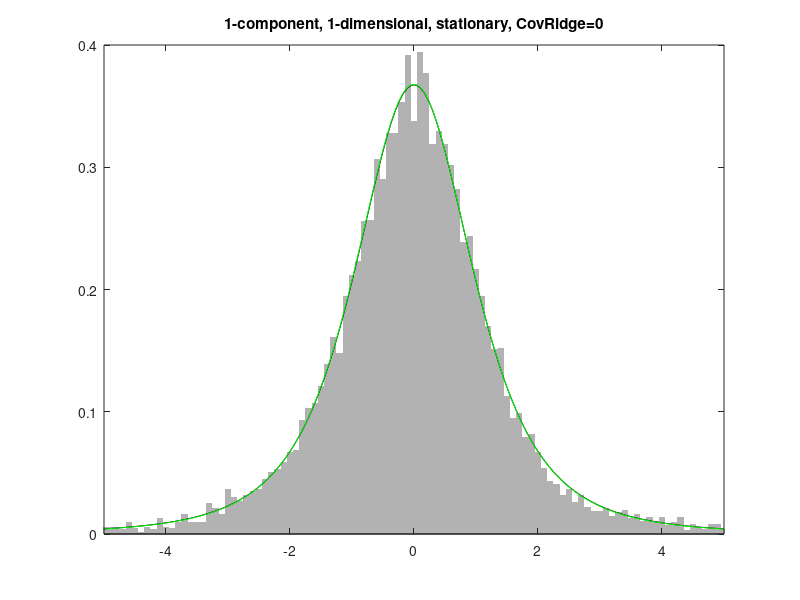

The MATLAB script that drew this image: (Note: this script raises an error after producing the figure.)
% MoKsm test harness for t-distribution parameter estimation

%% Example 1: univariate, single-component, stationary

% Eliminate the regularizing ridge for this example
Df = 3;
DTmu = 60e3;
CovRidge = 0;

% Generate samples with mu = 0, Sigma = 1, and all in the same time bin
N = 1e4;
Y = trnd(Df, 1, N);
t = (DTmu / 2) * ones(1,N);

% Plotting parameters
xlimits = [-5 5];
legend_fmt = '%s: \\mu = %0.2f, \\Sigma = %0.2f, \\nu = %0.2f';

% Plot the histogram and the generating PDF
figure
% histogram
bins = linspace(xlimits(1), xlimits(2), 101)';
binwidth = mean(diff(bins));
bins = [bins(1) - binwidth; bins; bins(end) + binwidth];
counts = hist(Y', bins);
h_hist = bar(bins, counts/(N * binwidth), 1);
str_hist = 'Synthesized data';
set(h_hist,'FaceColor',[.7 .7 .7],'EdgeColor','none');
xlim(xlimits);
hold on
title('1-component, 1-dimensional, stationary, CovRidge=0');
% true PDF
x = linspace(xlimits(1), xlimits(2), 150)';
pdf_true = tpdf(x, Df);
h_true = plot(x, pdf_true, 'k-');
str_true = sprintf(legend_fmt, 'Truth', 0, 1, Df);

% Fit using stats toolbox
pd = fitdist(Y', 'tLocationScale');
pdf_fitdist = pd.pdf( x );
h_fitdist = plot(x, pdf_fitdist, 'g-');
str_fitdist = sprintf(legend_fmt, 'fitdist', pd.mu, pd.sigma, pd.nu);

% Fit using MoKsm
model = MoKsm('Df',Df, 'DTmu',DTmu, 'CovRidge',CovRidge);
model = model.fit(Y, t);
% Initial fit only does 1 EM step before split-and-merge; use refit() to
% run until convergerce
fprintf('Calling refit() to run EM until convergence');
model = model.refit();
fprintf('done\n');
% make sure we only got the one component
assert(size(model.mu,3)==1, 'Multiple components fitted');
% compute and plot the PDF
pdf_moksm = MoKsm.mvt( x' - model.mu, model.C, model.df);
h_moksm = plot(x, pdf_moksm, 'r-');
str_moksm = sprintf(legend_fmt, 'MoKsm', model.mu, model.C, model.df);

% Create legend
h_legend = legend([h_true h_hist h_fitdist h_moksm], ...
    str_true, str_hist, str_fitdist, str_moksm);
% Make sure the legend doesn't overlap the data
heights = [0 1 0 0 0 -1 0 0; 0 0 0 0 0 0 0 1] ...
    * [get(h_legend, 'Position'), get(gca,'Position')]';
ylim(ylim() * heights(2)/heights(1));


%% Example 2: something more realistic

% Ground truth
Df = 3;
n_t = 20;
DTmu = 60e3;
Tmu = (0:n_t) * DTmu; % length = n_t+1 for the last fencepost
mu_1 = [linspace(100, 200, n_t) ; linspace(300, 400, n_t)];
mu_2 = repmat([400; 100], [1 n_t]);
C_1 = [30 -15; -15 30]^2;
C_2 = [30 5; 5 30]^2;
N_1 = 2000;
N_2 = 1000;
ndims = 2;

% Generate points
mu = cat(3, mu_1, mu_2);
C = cat(3, C_1, C_2);
N = cat(2, N_1, N_2);
n_cl = size(mu,3);
t_arr = cell(n_cl,1);
Y_arr = cell(n_cl,1);
for k = 1:n_cl
    % Time
    t = linspace(1, Tmu(end)-1, N(k));
    % Spikes
    % mvtrnd is a bit too paternalistic; it doesn't let you specify a scale
    % matrix (probably because it's worried about the user confusing the
    % scale matrix for the expected covariance).
    R = chol(C(:,:,k));
    u = chi2rnd(Df/2, [N(k) 1]);
    X = bsxfun(@rdivide, randn(N(k), ndims)*R, sqrt(u)); % row vectors
    Y = X' + mu(:,ceil(t/DTmu),k);
    % Collect and go on to the next component
    t_arr{k} = t;
    Y_arr{k} = Y;
end
% Combine the two sources
t = cat(2, t_arr{:});
Y = cat(2, Y_arr{:});
[t, sortperm] = sort(t);
Y = Y(:,sortperm);

% Figure parameters
n_skip = 5;
xlimits = [0 500];
ylimits = [0 500];

% Plot the raw data and the training points
figure
subplot(1,2,1)
% Synthetic data
h_data = plot(Y(1,:), Y(2,:), 'k.', 'MarkerSize',2);
str_data = 'Data points';
xlim(xlimits);
ylim(ylimits);
title(sprintf('%d non-stationary clusters, df=%.1f', n_cl, Df));
hold on
% Ground truth (ellipses)
theta = linspace(0, 2*pi, 100);
unit_circle = [sin(theta); cos(theta)];
for k = 1:n_cl
    % For each component
    R = chol(C(:,:,k));
    for j = ceil(n_skip/2):n_skip:n_t
        % For each selected time step
        ellipse = bsxfun(@plus, R' * unit_circle, mu(:,j,k));
        h_truth = plot(ellipse(1,:), ellipse(2,:), 'k-');
        % Go on to the next time step
    end
    % Go on to the next component
end
str_truth = 'Ground truth';

% Fit using MoKsm
model = MoKsm('Df',Df, 'DTmu',DTmu);
model = model.fit(Y, t);
% Plot
n_cl_moksm = size(model.mu, 3);
colors = lines(n_cl_moksm);
h_moksm2 = zeros(1,n_cl_moksm);
str_moksm2 = cell(1,n_cl_moksm);
for k = 1:size(model.mu,3)
    % For each component
    R = chol(model.C(:,:,k));
    for j = ceil(n_skip/2):n_skip:size(model.mu,2)
        % For each selected time step
        ellipse = bsxfun(@plus, R' * unit_circle, model.mu(:,j,k));
        h_moksm2(k) = plot(ellipse(1,:), ellipse(2,:), '-', ...
            'Color',colors(k,:));
        str_moksm2{k} = sprintf('MoKsm cl %d',k);
        % Go on to the next time step
    end
    % Go on to the next component
end

% Legend
h_legend = legend([h_truth, h_data, h_moksm2], ...
    str_truth, str_data, str_moksm2{:});

% Use the MoKsm model to generate data
subplot(1,2,2);
% Generate points
N_moksm = round(sum(N) * model.priors);
for k = 1:n_cl_moksm
    % Time
    t = linspace(1, model.mu_t(end)-1, N_moksm(k));
    % Spikes
    R = chol(model.C(:,:,k));
    u = chi2rnd(model.df/2, [N_moksm(k) 1]);
    X = bsxfun(@rdivide, randn(N_moksm(k), ndims)*R, sqrt(u));
    Y = X' + model.mu(:,ceil(t/DTmu),k);
    % Plot
    plot(Y(1,:), Y(2,:), '.', 'MarkerSize',2, 'Color',colors(k,:));
    hold on
end
% Make it pretty
xlim(xlimits);
ylim(ylimits);
title('Points generated from Moksm-fitted model');

